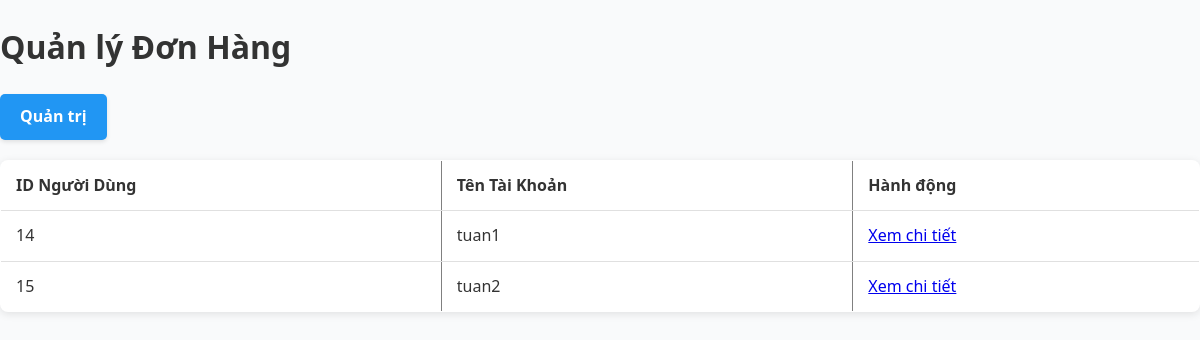
The app's page /admin/manage_orders.php (signed in) with its own data.
### tables this page shows
CREATE TABLE `users` (
  `id` int(11) NOT NULL,
  `fullname` varchar(200) NOT NULL,
  `username` varchar(50) NOT NULL,
  `email` varchar(100) NOT NULL,
  `password` varchar(255) NOT NULL,
  `role` enum('admin','user') DEFAULT 'user',
  `created_at` timestamp NOT NULL DEFAULT current_timestamp()
);

### admin/manage_orders.php (the view, shortened to what this page needs)
<?php
require '../db.php';
$stmt_users = $pdo->prepare("SELECT id, username FROM users WHERE role = 'user' ORDER BY username");
$stmt_users->execute();
$users = $stmt_users->fetchAll(PDO::FETCH_ASSOC);
?>
<!DOCTYPE html>
<html lang="vi">
<head>
    <link rel="stylesheet" href="./css/manage_orders.css">
</head>
<body>
    <h1>Quản lý Đơn Hàng</h1>
    <a class="dashboard" href="./dashboard.php">Quản trị</a>
    <table border="1" cellpadding="10" cellspacing="0">
        <tr>
            <th>ID Người Dùng</th>
            <th>Tên Tài Khoản</th>
            <th>Hành động</th>
        </tr>
        <?php foreach ($users as $user): ?>
            <tr>
                <td><?php echo htmlspecialchars($user['id']); ?></td>
                <td><?php echo htmlspecialchars($user['username']); ?></td>
                <td>
                    <a href="view_user_orders.php?user_id=<?php echo $user['id']; ?>">Xem chi tiết</a>
                </td>
            </tr>
        <?php endforeach; ?>
    </table>
</body>
</html>

### admin/css/manage_orders.css (style rules this page uses)
body { font-family: 'Segoe UI', Tahoma, Geneva, Verdana, sans-serif; background-color: #f9fafb; color: #333; line-height: 1.6; margin: 0; padding: 0; }
table { width: 100%; border-collapse: collapse; min-width: 600px; background-color: #fff; border-radius: 8px; overflow: hidden; box-shadow: 0 2px 8px rgba(0, 0, 0, 0.1); }
table th, table td { padding: 12px 15px; text-align: left; border-bottom: 1px solid #e0e0e0; }
table th { position: sticky; top: 0; z-index: 1; }
.dashboard { display: inline-flex; align-items: center; padding: 10px 20px; background-color: #2196F3; color: #fff; text-decoration: none; border-radius: 5px; font-weight: 600; transition: background-color 0.3s ease, transform 0.2s ease, box-shadow 0.3s ease; box-shadow: 0 2px 4px rgba(0, 0, 0, 0.1); margin-bottom: 20px; }

### records on screen
users: id "14", username "tuan1"
users: id "15", username "tuan2"
